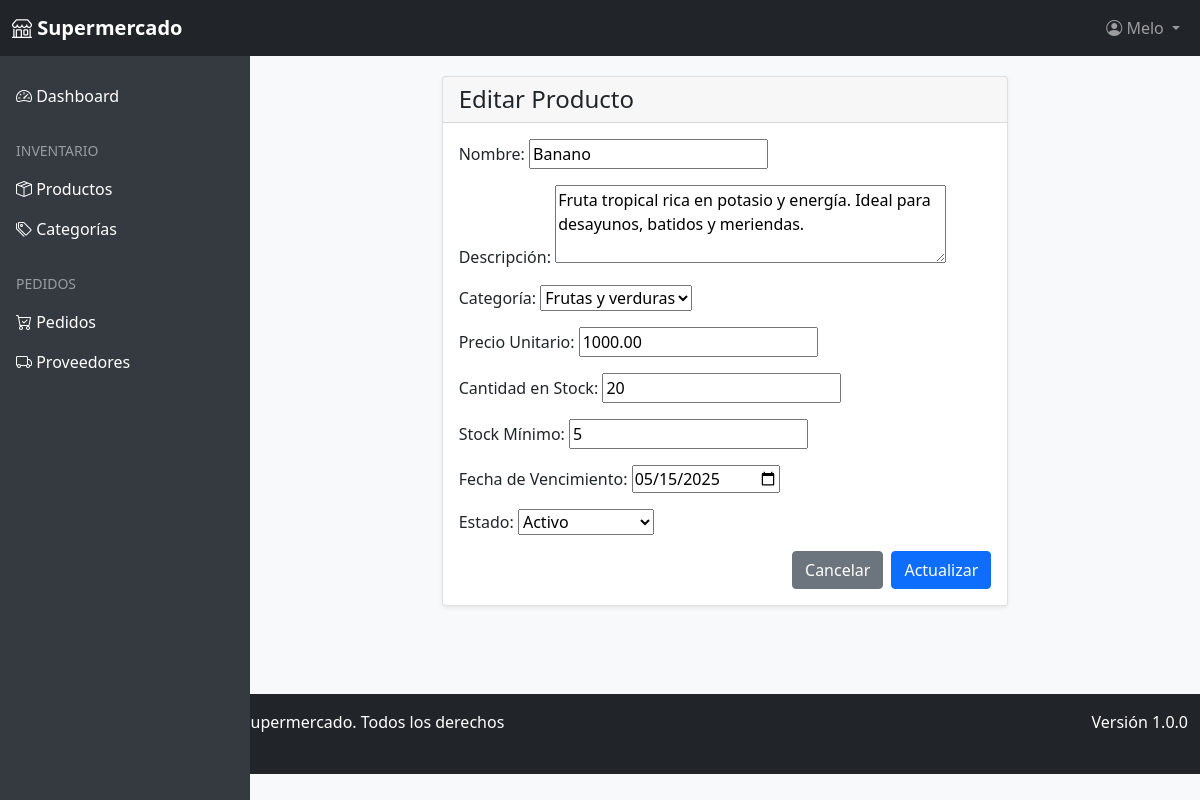
The page /inventario/productos/1/editar/ (signed in) on the database its author committed.
### usuarios/models.py (models this page shows, shortened)
class Usuario(AbstractUser):
    class TipoUsuario(models.TextChoices):
        ADMIN = 'ADMIN', _('Administrador')
        EMPLEADO = 'EMPLEADO', _('Empleado')
        PROVEEDOR = 'PROVEEDOR', _('Proveedor')
    tipo_usuario = models.CharField(
        max_length=10,
        choices=TipoUsuario.choices,
        default=TipoUsuario.EMPLEADO,
        verbose_name=_('Tipo de Usuario')
    )
    telefono = models.CharField(
        max_length=15,
        blank=True,
        null=True,
        verbose_name=_('Teléfono')
    )
    direccion = models.TextField(
        blank=True,
        null=True,
        verbose_name=_('Dirección')
    )
    fecha_nacimiento = models.DateField(
        blank=True,
        null=True,
        verbose_name=_('Fecha de Nacimiento')
    )
    class Meta:
        verbose_name = _('Usuario')
        verbose_name_plural = _('Usuarios')
        ordering = ['last_name', 'first_name']
    def es_administrador(self):
        return self.tipo_usuario == self.TipoUsuario.ADMIN

### inventario/models.py (models this page shows, shortened)
class Producto(models.Model):
    class EstadoProducto(models.TextChoices):
        ACTIVO = 'ACTIVO', _('Activo')
        INACTIVO = 'INACTIVO', _('Inactivo')
        DESCONTINUADO = 'DESCONTINUADO', _('Descontinuado')
    nombre = models.CharField(max_length=100, verbose_name=_('Nombre'))
    descripcion = models.TextField(blank=True, null=True, verbose_name=_('Descripción'))
    categoria = models.ForeignKey(
        Categoria,
        on_delete=models.SET_NULL,
        null=True,
        blank=True,
        verbose_name=_('Categoría')
    )
    precio = models.DecimalField(
        max_digits=10,
        decimal_places=2,
        verbose_name=_('Precio Unitario')
    )
    cantidad = models.IntegerField(default=0, verbose_name=_('Cantidad en Stock'))
    stock_minimo = models.IntegerField(default=5, verbose_name=_('Stock Mínimo'))
    fecha_vencimiento = models.DateField(
        blank=True,
        null=True,
        verbose_name=_('Fecha de Vencimiento')
    )
    estado = models.CharField(
        max_length=15,
        choices=EstadoProducto.choices,
        default=EstadoProducto.ACTIVO,
        verbose_name=_('Estado')
    )
    creado_por = models.ForeignKey(
        Usuario,
        on_delete=models.SET_NULL,
        null=True,
        related_name='productos_creados',
        verbose_name=_('Creado por')
    )
    fecha_creacion = models.DateTimeField(auto_now_add=True, verbose_name=_('Fecha de Creación'))
    fecha_actualizacion = models.DateTimeField(auto_now=True, verbose_name=_('Fecha de Actualización'))
    class Meta:
        verbose_name = _('Producto')
        verbose_name_plural = _('Productos')
        ordering = ['nombre']

### inventario/views.py (the view)
# urls.py: path('productos/<int:pk>/editar/', views.producto_update, name='producto_update'),
@login_required
def producto_update(request, pk):
    producto = get_object_or_404(Producto, pk=pk)
    if request.method == 'POST':
        form = ProductoForm(request.POST, instance=producto)
        if form.is_valid():
            form.save()
            messages.success(request, "Producto actualizado exitosamente")
            return redirect('producto_detail', pk=producto.pk)
    else:
        form = ProductoForm(instance=producto)
    return render(request, 'producto_form.html', {'form': form})

### inventario/forms.py
class ProductoForm(forms.ModelForm):
    class Meta:
        model = Producto
        fields = ['nombre', 'descripcion', 'categoria', 'precio',
                'cantidad', 'stock_minimo', 'fecha_vencimiento', 'estado']
        widgets = {
            'fecha_vencimiento': forms.DateInput(attrs={'type': 'date'}),
            'descripcion': forms.Textarea(attrs={'rows': 3}),
        }

### inventario/models.py (called while the page is built)
    def __str__(self):
        return self.nombre

### inventario/templates/producto_form.html (shortened to what this page needs)
{% extends "base.html" %}
{% block content %}
<div class="container">
    <div class="row">
        <div class="col-md-8 mx-auto">
            <div class="card">
                <div class="card-header">
                    <h4 class="card-title mb-0">
                        {% if form.instance.pk %}Editar{% else %}Crear{% endif %} Producto
                    </h4>
                </div>
                <div class="card-body">
                    <form method="post">
                        {% for field in form %}
                        <div class="mb-3">
                            {{ field.label_tag }}
                            {{ field }}
                        </div>
                        {% endfor %}
                        <div class="d-flex justify-content-end gap-2">
                            <a href="{% if form.instance.pk %}{% url 'inventario:producto_detail' form.instance.pk %}{% else %}{% url 'inventario:producto_list' %}{% endif %}"
                            class="btn btn-secondary">
                                Cancelar
                            </a>
                            <button type="submit" class="btn btn-primary">
                                {% if form.instance.pk %}Actualizar{% else %}Crear{% endif %}
                            </button>
                        </div>
                    </form>
                </div>
            </div>
        </div>
    </div>
</div>
{% endblock %}

### templates/includes/header.html (shortened to what this page needs)
<nav class="navbar navbar-expand-lg navbar-dark bg-dark fixed-top">
    <div class="container-fluid">
        <a class="navbar-brand" href="{% url 'inicio' %}">
            <i class="bi bi-shop"></i> Supermercado
        </a>
        <div class="collapse navbar-collapse" id="navbarNav">
            <ul class="navbar-nav ms-auto">
                {% if user.is_authenticated %}
                <li class="nav-item dropdown">
                    <a class="nav-link dropdown-toggle" href="#" id="navbarDropdown" role="button" data-bs-toggle="dropdown">
                        <i class="bi bi-person-circle"></i> {{ user.get_full_name|default:user.username }}
                    </a>
                </li>
                {% else %}
                <li class="nav-item">
                    <a class="nav-link" href="{% url 'usuarios:login' %}"><i class="bi bi-box-arrow-in-right"></i> Iniciar sesión</a>
                </li>
                {% endif %}
            </ul>
        </div>
    </div>
</nav>

### templates/base.html (style rules this page uses)
body { padding-top: 56px; background-color: #f8f9fa; }
.navbar-brand { font-weight: bold; }
.card { margin-bottom: 20px; box-shadow: 0 0.125rem 0.25rem rgba(0, 0, 0, 0.075); }

### rows shown on the page
Usuario: get_full_name "Melo"
Producto: form "Banano" "Fruta tropical rica en potasio y energía. Ideal para desayunos, batidos y meriendas." "Frutas y verduras" "1000.00" "20" "5" "05/15/2025" "Activo"

### other values the page prints
{{ field.label_tag }} "Nombre:" "Descripción:" "Categoría:" "Precio Unitario:" "Cantidad en Stock:" "Stock Mínimo:" "Fecha de Vencimiento:" "Estado:"
